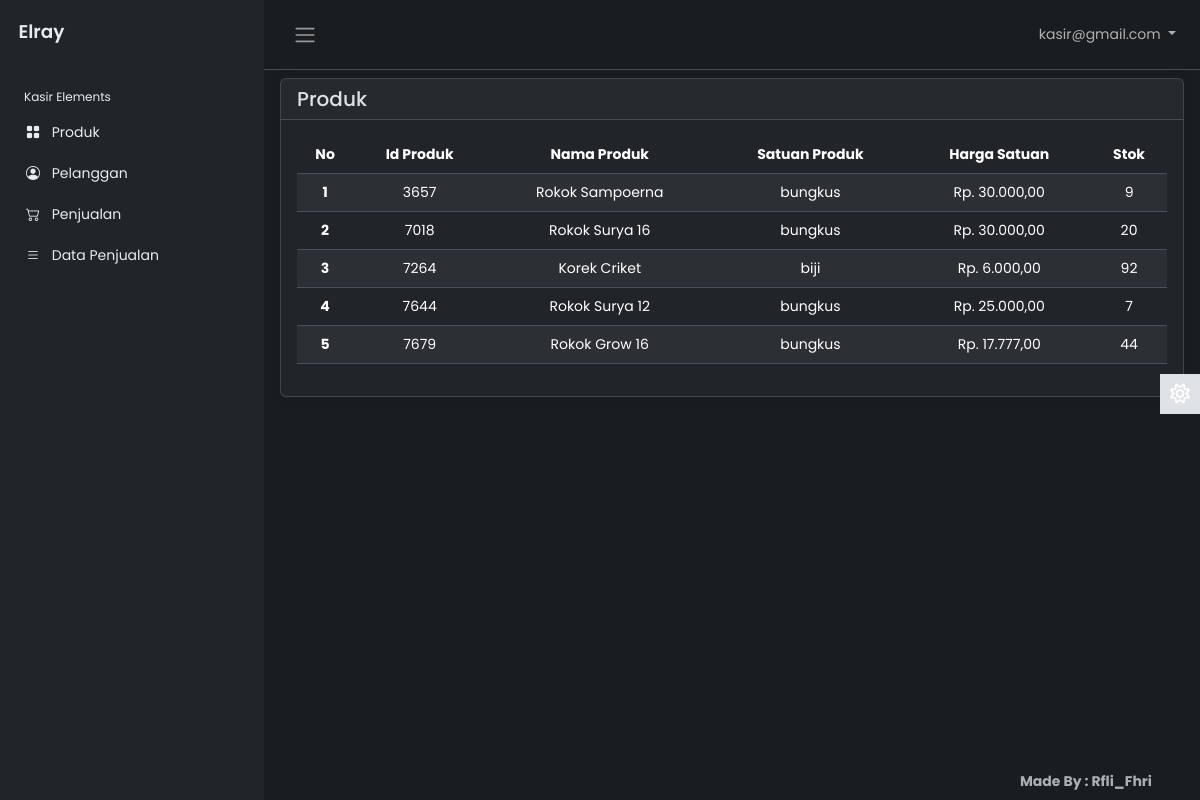
Page /kasir/index.php (signed in) on the committed database.
### tables this page shows
CREATE TABLE `tb_produk` (
  `id_produk` int(11) NOT NULL,
  `nama` varchar(255) NOT NULL,
  `satuan` varchar(200) NOT NULL,
  `harga` int(11) NOT NULL,
  `stok` int(11) NOT NULL
);

### kasir/produk.php (the view, shortened to what this page needs)
<?php
include "proses/connect.php";
$query = mysqli_query($conn, "SELECT * FROM tb_produk");
while ($record = mysqli_fetch_array($query)) {
    $result[] = $record;
}
?>
<div class="content px-3 py-2">
    <div class="card">
        <h5 class="card-header">Produk</h5>
        <div class="card-body text-center">
            <?php
            if (empty($result)) {
                echo "<b>Data Produk tidak ada</b>";
            } else {
                    ?>
                <div class="table-responsive">
                <table class="table table-striped table-hover" id="example">
                    <thead>
                        <tr class="text-nowrap">
                            <th scope="col">No</th>
                            <th scope="col">Id Produk</th>
                            <th scope="col">Nama Produk</th>
                            <th scope="col">Satuan Produk</th>
                            <th scope="col">Harga Satuan</th>
                            <th scope="col">Stok</th>
                        </tr>
                    </thead>
                    <tbody>
                        <?php
                        $no = 1;
                        foreach ($result as $row) {
                            ?>
                            <tr>
                                <th scope="row">
                                    <?php echo $no++ ?>
                                </th>
                                <td>
                                    <?php echo $row['id_produk'] ?>
                                </td>
                                <td>
                                    <?php echo $row['nama'] ?>
                                </td>
                                <td>
                                    <?php echo $row['satuan'] ?>
                                </td>
                                <td>
                                    <?php echo 'Rp. ', number_format($row['harga'], 2, ',', '.') ?>
                                </td>
                                <td>
                                    <?php echo $row['stok'] ?>
                                </td>
                            </tr>
                        <?php } ?>
                    </tbody>
                </table>
                </div>
            <?php } ?>
        </div>
    </div>
</div>

### asset/css/style.css (style rules this page uses)
body { font-family: 'Poppins', sans-serif; font-size: 0.875rem; opacity: 1; overflow-y: scroll; margin: 0; }
.content { flex: 1; max-width: 100vw; width: 100vw; }
@media (min-width:768px) { .content { max-width: auto; width: auto; } }
.card { box-shadow: 0 0 .875rem 0 rgba(34, 46, 60, .05); margin-bottom: 24px; }

### rows in the picture
tb_produk: id_produk "3657", nama "Rokok Sampoerna", satuan "bungkus", harga "30.000,00", stok "9"
tb_produk: id_produk "7018", nama "Rokok Surya 16", satuan "bungkus", harga "30.000,00", stok "20"
tb_produk: id_produk "7264", nama "Korek Criket", satuan "biji", harga "6.000,00", stok "92"
tb_produk: id_produk "7644", nama "Rokok Surya 12", satuan "bungkus", harga "25.000,00", stok "7"
tb_produk: id_produk "7679", nama "Rokok Grow 16", satuan "bungkus", harga "17.777,00", stok "44"

### other values in the picture
$_SESSION['username_kasir'] "kasir@gmail.com"
